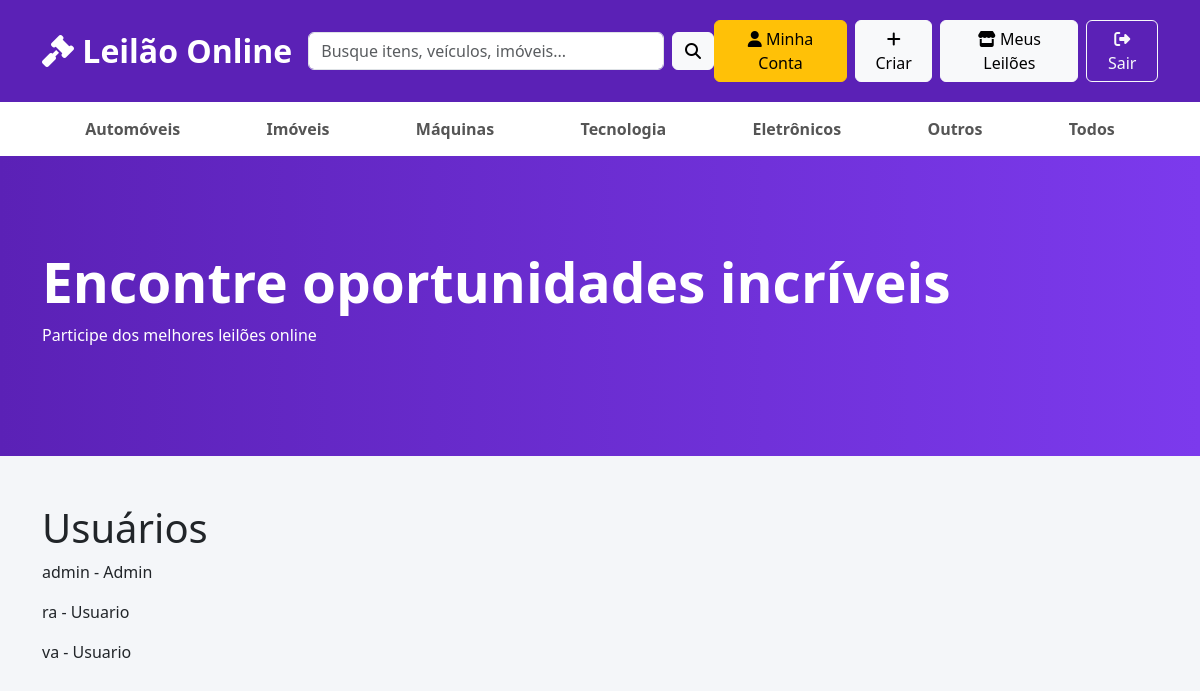
/usuarios (signed in), run on the app's committed database.
### app.py (models this page shows)
class User(UserMixin, db.Model):
    foto = db.Column(
    db.String(200),
    default='padrao.png'
)
    id = db.Column(
        db.Integer,
        primary_key=True
    )
    username = db.Column(
        db.String(50),
        unique=True,
        nullable=False
    )
    password = db.Column(
        db.String(255),
        nullable=False
    )
    role = db.Column(
        db.String(20),
        default='Usuario'
    )
    nome_completo = db.Column(
        db.String(120)
    )
    telefone = db.Column(
        db.String(30)
    )
    email = db.Column(
        db.String(120)
    )
    cidade = db.Column(
        db.String(80)
    )
    estado = db.Column(
        db.String(2)
    )
    banido = db.Column(
    db.Boolean,
    default=False
)

### app.py (the view)
@app.route('/usuarios')
@login_required
@role_required(['Admin'])
def usuarios():
    lista = User.query.all()
    return render_template(
        'usuarios.html',
        usuarios=lista
    )

### app.py (called while the page is built)
def role_required(roles):
    def decorator(f):
        @wraps(f)
        def decorated_function(*args, **kwargs):
            if not current_user.is_authenticated:
                return redirect(url_for('login'))
            if current_user.role not in roles:
                abort(403)
            return f(*args, **kwargs)
        return decorated_function
    return decorator

@login_manager.user_loader
def load_user(user_id):
    return User.query.get(int(user_id))

### templates/usuarios.html
{% extends 'base.html' %}
{% block conteudo %}
<h1>Usuários</h1>
{% for usuario in usuarios %}
<p>
{{usuario.username}}
-
{{usuario.role}}
</p>
{% endfor %}
{% endblock %}

### static/style.css (style rules this page uses)
body { background:#f4f6f9; }

### data on the page
User: username "admin", role "Admin"
User: username "ra", role "Usuario"
User: username "va", role "Usuario"
